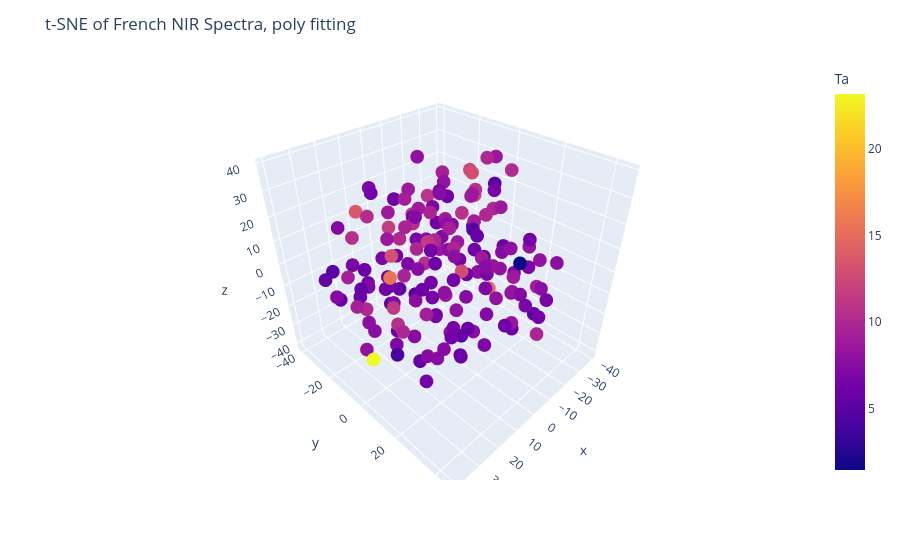

Notebook code cell kept with this figure:
### Code cell
# temp = SpectraScope(X=([XSF_br, XRF_br]))
# temp.add_x_axis('spec0', nir_wls)
# temp.add_spectral_feature('spec0', 'pointwise_features', xrange=temp.spec0_xaxis)
# temp.add_spectral_feature('spec0', 'polynomial_featuresall')
# ts = TSNE(n_components=3).fit_transform(PCA(n_components=50).fit_transform(temp.spec0_pointwise_features))

ts = embeddings['t-SNE embedding'].fit_transform(StandardScaler().fit_transform(ss_f.rm_pca))
# ts = PCA(n_components=15).fit_transform(temp.spec0_polynomial_featuresall)

fig = px.scatter_3d(x = ts[:,0], y=ts[:,1], z=ts[:,2],
              color=ta)
fig.update_layout(coloraxis_colorbar=dict(title='Ta'))
fig.update_layout(title_text='t-SNE of French NIR Spectra, poly fitting')
fig.show()

### Figure 1 — Plotly figure (JSON) as saved in the notebook; plotly's stock layout.template omitted (floating-point values rounded to 4 significant figures; data arrays with more than 128 entries replaced by an {"elided": "..."} marker saying what was removed)
{"data": [{"hovertemplate": "x=%{x}<br>y=%{y}<br>z=%{z}<br>color=%{marker.color}<extra></extra>", "legendgroup": "", "marker": {"color": {"elided": "169 float values"}, "coloraxis": "coloraxis", "symbol": "circle"}, "mode": "markers", "name": "", "scene": "scene", "showlegend": false, "type": "scatter3d", "x": {"elided": "169 float values"}, "y": {"elided": "169 float values"}, "z": {"elided": "169 float values"}}], "layout": {"coloraxis": {"colorbar": {"title": {"text": "Ta"}}, "colorscale": [[0, "#0d0887"], [0.1111, "#46039f"], [0.2222, "#7201a8"], [0.3333, "#9c179e"], [0.4444, "#bd3786"], [0.5556, "#d8576b"], [0.6667, "#ed7953"], [0.7778, "#fb9f3a"], [0.8889, "#fdca26"], [1, "#f0f921"]]}, "legend": {"tracegroupgap": 0}, "margin": {"t": 60}, "scene": {"domain": {"x": [0, 1], "y": [0, 1]}, "xaxis": {"title": {"text": "x"}}, "yaxis": {"title": {"text": "y"}}, "zaxis": {"title": {"text": "z"}}}, "title": {"text": "t-SNE of French NIR Spectra, poly fitting"}}}
